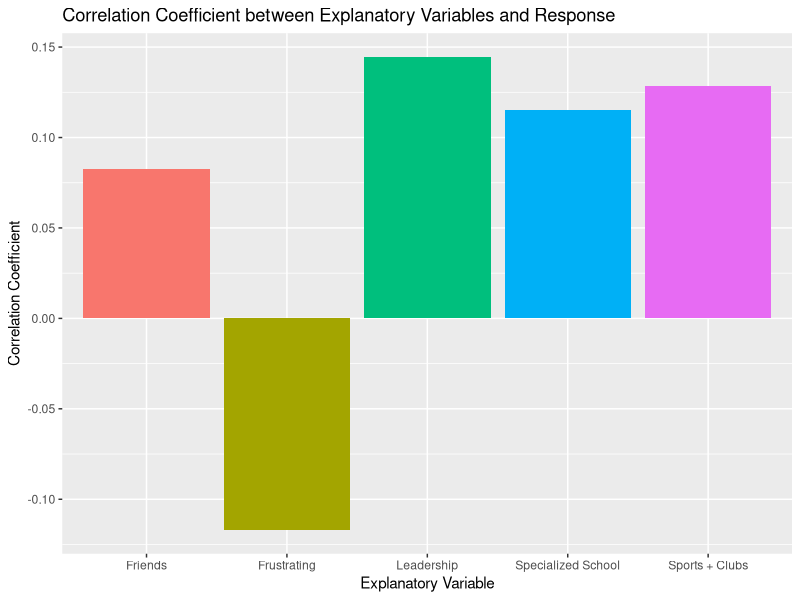
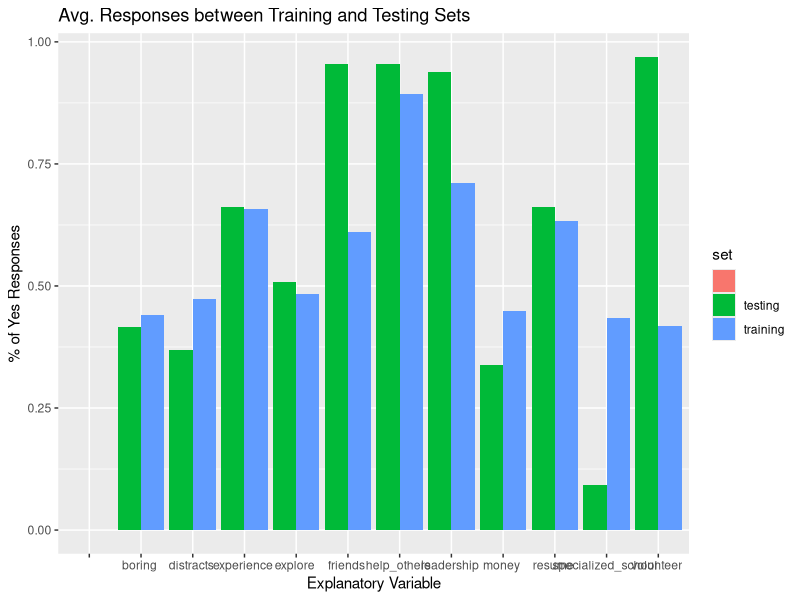

These figures' R source, in order:
library(tidyverse)
library(forcats)

# Coefficient Graph
cor_data <- data.frame(labels = c("Leadership", 
                             "Sports + Clubs", 
                             "Specialized School",
                             "Friends",
                             "Frustrating"),
                  coef = c(0.144583, 0.128565, 0.115033, 0.082730, -0.11704),
                  p_value = c(1.96E-06, 0.000024, 0.000158, 0.006673, 0.000120806))

plot1 <- ggplot(data = cor_data, aes(x = labels, y = coef, fct_infreq(factor(coef)))) +
  geom_bar(mapping = aes(fill = labels), stat = "identity", show.legend = FALSE) +
  ggtitle("Correlation Coefficient between Explanatory Variables and Response") +
  ylab("Correlation Coefficient") +
  xlab("Explanatory Variable")
  
plot(plot1)

# Mean Plot
mean_data <- read.csv("meanplot.csv")



plot2 <- ggplot(data = mean_data, aes(fill = set, x = label, y = mean, fct_infreq(factor(mean)))) +
  geom_bar(position = "dodge", stat = "identity") +
  ggtitle("Avg. Responses between Training and Testing Sets") +
  ylab("% of Yes Responses") +
  xlab("Explanatory Variable")

plot2 
